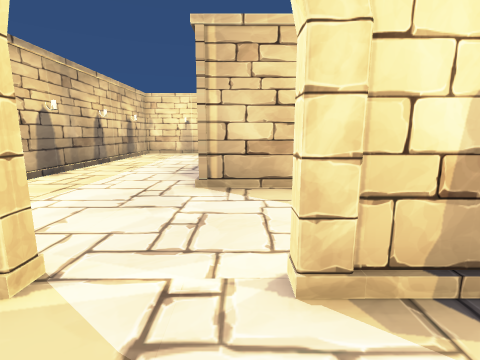
view 1 (above)

18 first-person views from a walk through a Unity game level. The camera is 1.3 m above the floor, tilts 10° down and sees 85° across. The floor is counted in squares, 1 m on a side. Each view is taken from the middle of a square. On the plan, view 1 faces up. The plan holds only what a view shows up to about 13 squares ahead; the rest is blank. The place goes on beyond the plan. The player character is not drawn. Some animated figures are left out. Some surface patterns are stand-ins.

view 2
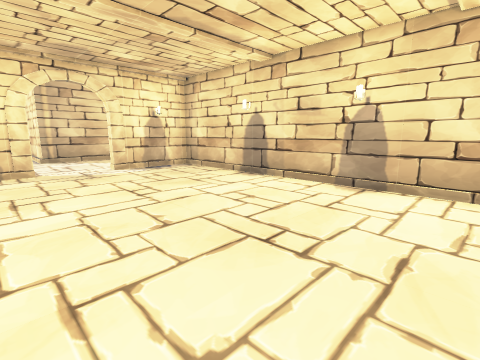

view 3
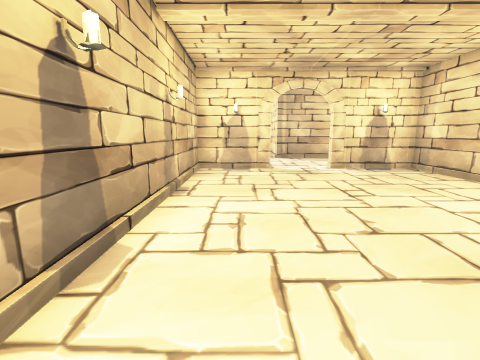

view 4
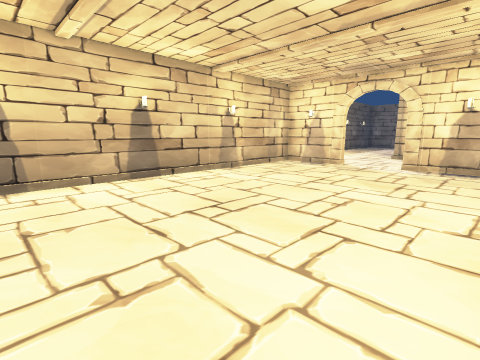

view 5
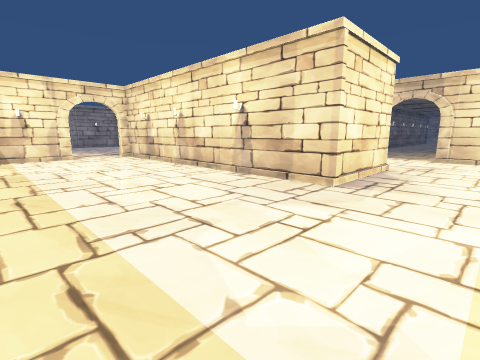

view 6
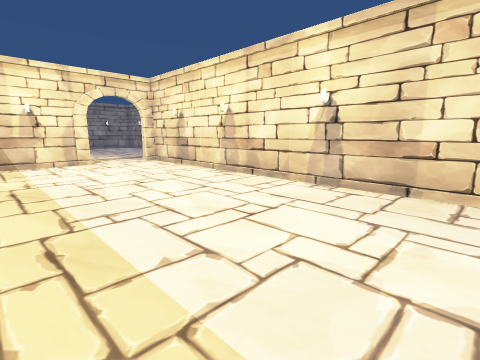

view 7
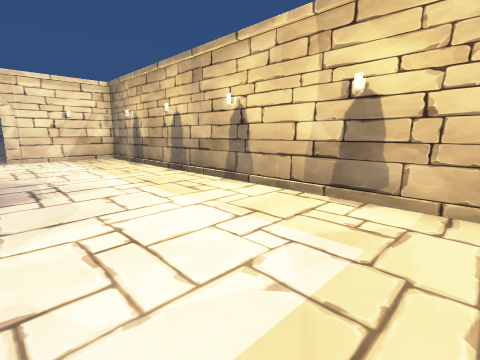

view 8
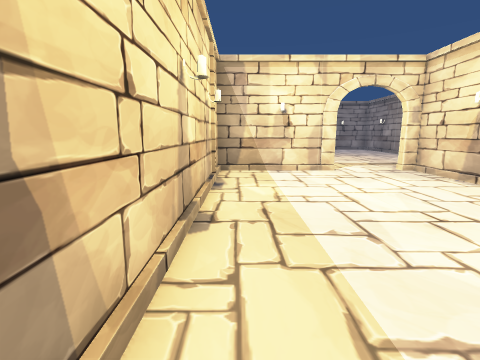

view 9
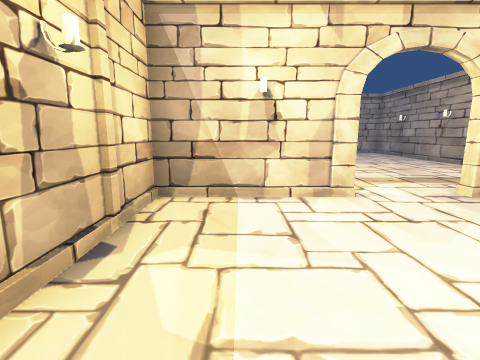

view 10
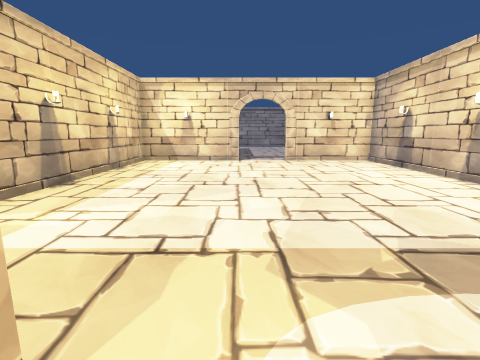

view 11
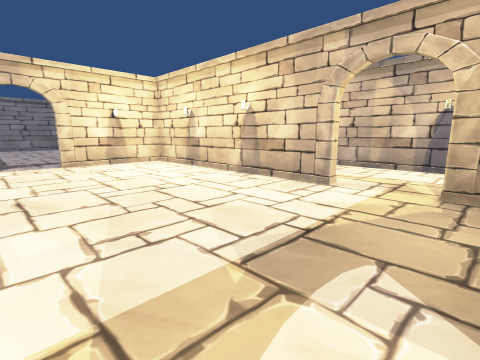

view 12
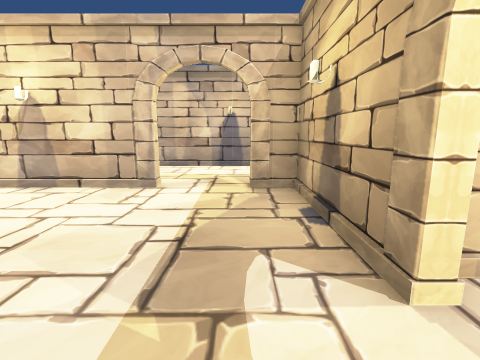

view 13
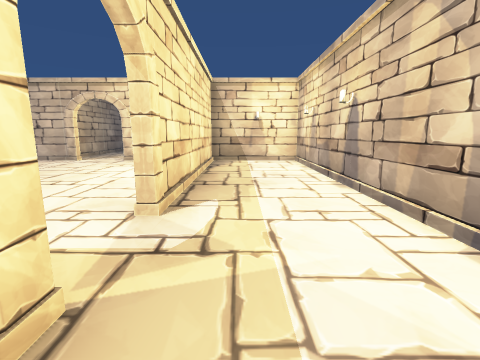

view 14
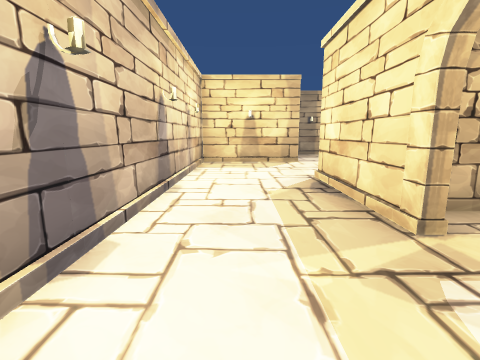

view 15
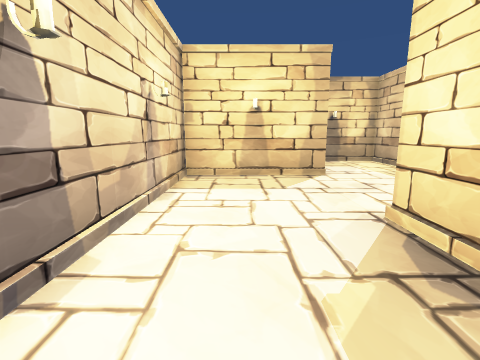

view 16
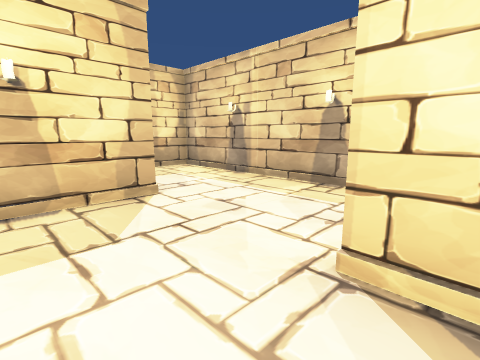

view 17
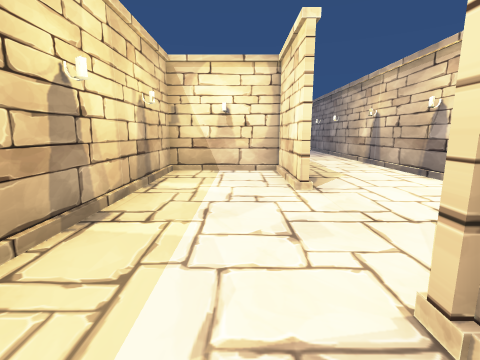

view 18
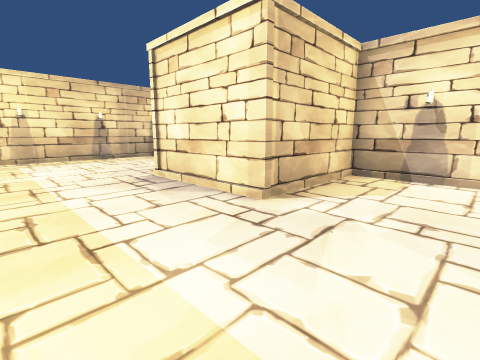

### Floor plan
Points are (right, up) in squares from view 1. A wall is a line through its corners. A room is listed if a view was taken in it or the views show most of it. See-through windows are left out.
Room 1 (views 1, 2, 3, 4)
walls: (3.6, -7.9) (3.6, 2) (0.4, 2); (-1.9, 2.2) (-1.9, 2) (-4.6, 2) (-4.6, -8.8)
ways out: opening at (-0.5, 2) to room 2
Room 2 (views 5, 6, 7, 8, 9, 10, 18)
walls: (3.5, 6.4) (-1, 6.4) (-1, 10.7) (11.4, 10.7); (-1, 17.8) (-4.4, 17.8); (-6.2, 16.9) (-6.2, 3.5); (3.4, 3.2) (3.4, 6.8); (11.4, 13.6) (11.4, 17.8) (2.8, 17.8); (-5, 2.2) (-1.9, 2.2)
ways out: opening at (-0.5, 2) to room 1; opening at (12, 12.5) to room 3
Room 3 (views 11, 12)
walls: (24, 13) (24, 17.8) (16, 17.8); (15.1, 6.6) (24, 6.6) (24, 10.8); (11.4, 11.2) (11.6, 11.2) (11.6, 6.5)
ways out: opening at (12, 12.5) to room 2; opening at (14, 6) to room 4; opening at (24, 12)
Room 4 (views 13, 14, 15, 16, 17)
walls: (11.4, 6.5) (11.4, 10.5) (-1.1, 10.5); (8, 6.6) (12.7, 6.6) (12.7, 6.4) (8, 6.4); (3.6, 6.9) (3.6, 2.2); (3.1, 2.2) (24, 2.2) (24, 6.4) (15.1, 6.4) (15.1, 6.6); (-0.8, 10.6) (-0.8, 8.1)
ways out: opening at (14, 6) to room 3

Positions as (right, up) in squares from view 1, and headings:
1: (0, 0), facing up
2: (-3, -8), facing up-right
3: (-3, -8), facing up
4: (3, -9), facing up-left
5: (-4, 17), facing down-right
6: (-1, 17), facing down-right
7: (-1, 17), facing down-left
8: (2, 17), facing right
9: (6, 16), facing right
10: (11, 13), facing right
11: (12, 13), facing down-right
12: (13, 13), facing down
13: (11, 5), facing right
14: (16, 4), facing left
15: (12, 4), facing left
16: (9, 4), facing up-left
17: (2, 8), facing right
18: (-5, 3), facing up-right
